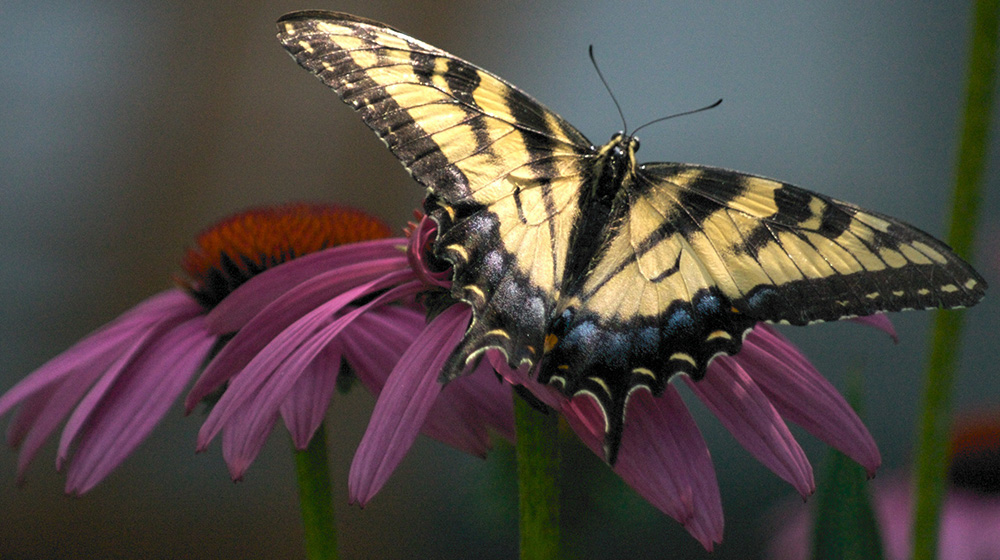
%> input picture image_processing/image_processing/butterfly.jpg, 1000 x 560 px
$ octave image_processing.m   (GNU Octave 9; MATLAB toolbox functions it lacks are replaced by stand-ins)
%> lines starting %> are read from the running program, lines starting %| are printed output that depends on the picture; in (x1, y1, x2, y2) boxes, pixels count from 0 and x2, y2 are one past the last pixel; in counts of white or black regions, pixels touching at a corner belong together; the program's own positions count from 1

%Subject: Image Processing & Recognition

%Damla GOKTAS

%Exercises part I-2

%TASK 1
% Create a 3x2 matrix to represent the pixels
pixels = zeros(3, 2, 3,'uint8'); % 3 rows, 2 columns, 3 channels (RGB)

% Define the colors for each pixel
pixels(1, 1, 1) = 255;       % Red
pixels(1, 2, 2) =  255;       % Green
pixels(2, 1, :) =  255;   % White
pixels(2, 2, :) = 0;         % Black
pixels(3, 1, :) = [255, 255, 0];     % Yellow
pixels(3,2, :) = 128;   % Gray

% Display the image
figure,imagesc(uint8(pixels));


%TASK 2

% Load the color image
rgbImage = imread('butterfly.jpg');
%> rgbImage is the input picture: size 560x1000x3 uint8; mean R, G, B 82.5, 74.3, 70.1

% Method 1: Using arithmetic mean of RGB components
grayImage_arithmetic = uint8(mean(rgbImage, 3));
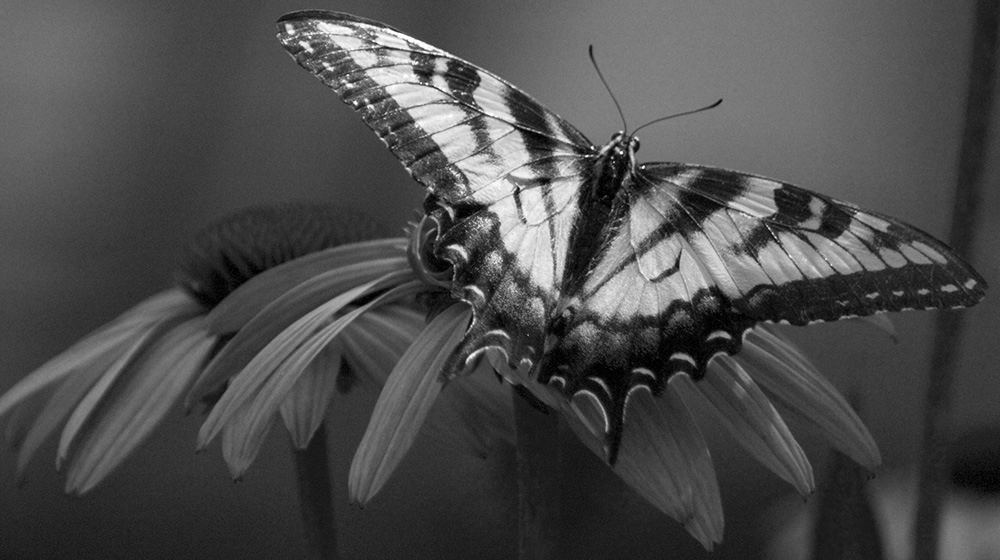
%> grayImage_arithmetic: size 560x1000 uint8; min 0, max 255, mean 75.7

% Method 2: Using weighted factors
grayImage_weighted = uint8(0.2989 * double(rgbImage(:,:,1)) + 0.5870 * double(rgbImage(:,:,2)) + 0.1140 * double(rgbImage(:,:,3)));

% Display the original image and grayscale images side by side
figure;
subplot(1, 3, 1);
imshow(rgbImage);
title('Original Image');

subplot(1, 3, 2);
imshow(grayImage_arithmetic);
title('Grayscale (Arithmetic Mean)');

subplot(1, 3, 3);
imshow(grayImage_weighted);
title('Grayscale (Weighted Factors)');


%TASK 3
% Load the grayscale image
grayImage = imread('butterfly.jpg');

% If the image is color, convert it to grayscale
if size(grayImage, 3) == 3
    grayImage = rgb2gray(grayImage);
end

% Calculate histogram using 256 bins
histogram_custom = histcounts(grayImage(:), 256, 'Normalization', 'probability');
%> histogram_custom = 256 values, max 0.0147 at index 53, min 3.93e-05 at index 256, mean 0.00391

% Calculate histogram using imhist() function
histogram_builtin = imhist(grayImage, 256);
%> histogram_builtin = 256 values, max 8207 at index 53, min 22 at index 256, mean 2187.5

% Plot histograms
figure;
subplot(1, 2, 1);
bar(0:255, histogram_custom);
title('Custom Histogram (256 Bins)');
xlabel('Pixel Intensity');
ylabel('Probability');

subplot(1, 2, 2);
bar(0:255, histogram_builtin);
title('imhist() Function Histogram (256 Bins)');
xlabel('Pixel Intensity');
ylabel('Frequency');
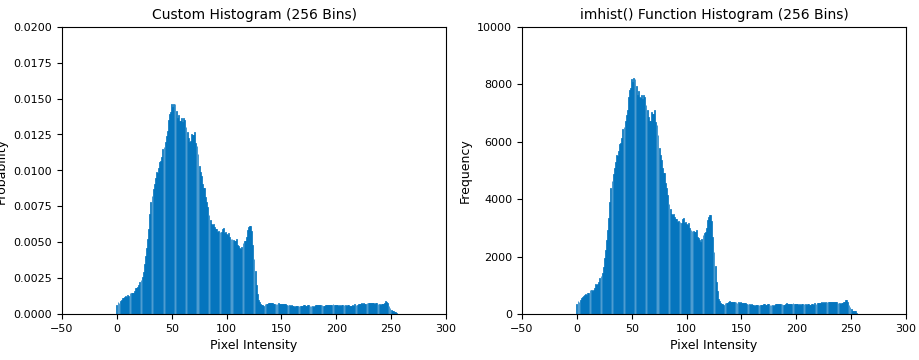
%> figure redrawn from the program's plot data, 2 panels; panel 1: tallest bar 0.0147 high, from x = 51.6 to 52.4; panel 2: tallest bar 8207 high, from x = 51.6 to 52.4

%TASK4
% Load the grayscale image
grayImage = imread('butterfly.jpg');

% If the image is color, convert it to grayscale
if size(grayImage, 3) == 3
    grayImage = rgb2gray(grayImage);
end

% Display the original image
figure;
subplot(1, 2, 1);
imshow(grayImage);
title('Original Image');

% Perform histogram stretching
min_intensity = min(grayImage(:));  % Find minimum intensity
%> min_intensity = 0
max_intensity = max(grayImage(:));  % Find maximum intensity
%> max_intensity = 255

stretchedImage = uint8(((grayImage) - min_intensity) / (max_intensity - min_intensity) * 255);
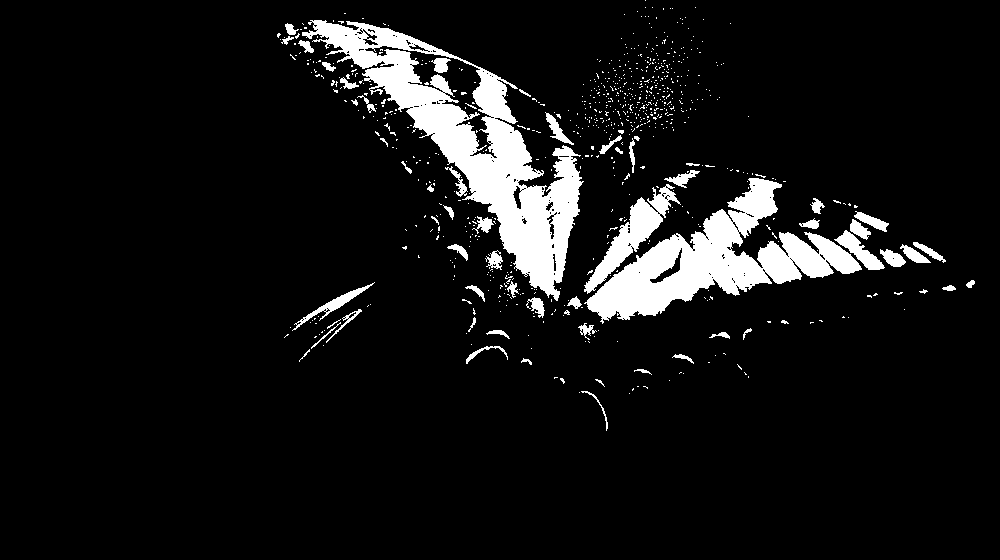
%> stretchedImage: size 560x1000 uint8; 8.1% white; 785 white regions (725 under 20 px), largest, box (x1, y1, x2, y2) and area: (302, 20, 584, 301) 20303, (584, 178, 862, 324) 13954, (584, 184, 681, 294) 2616

% Display the stretched image
subplot(1, 2, 2);
imshow(stretchedImage);
title('Stretched Image');

% Compute histograms
num_bins = 256;
original_hist = zeros(1, num_bins);
stretched_hist = zeros(1, num_bins);

% Compute histogram for the original image
for intensity = 0:num_bins-1
    original_hist(intensity+1) = sum(grayImage(:) == intensity);
end
%> after the loop, original_hist has the same summary as histogram_builtin

% Compute histogram for the stretched image
for intensity = 0:num_bins-1
    stretched_hist(intensity+1) = sum(stretchedImage(:) == intensity);
end
%> after the loop, stretched_hist = 256 values, max 514439 at index 1, min 0 at index 2, mean 2187.5

% Display histograms for comparison
figure;
subplot(1, 2, 1);
bar(0:num_bins-1, original_hist);
title('Original Histogram');

subplot(1, 2, 2);
bar(0:num_bins-1, stretched_hist);
title('Stretched Histogram');
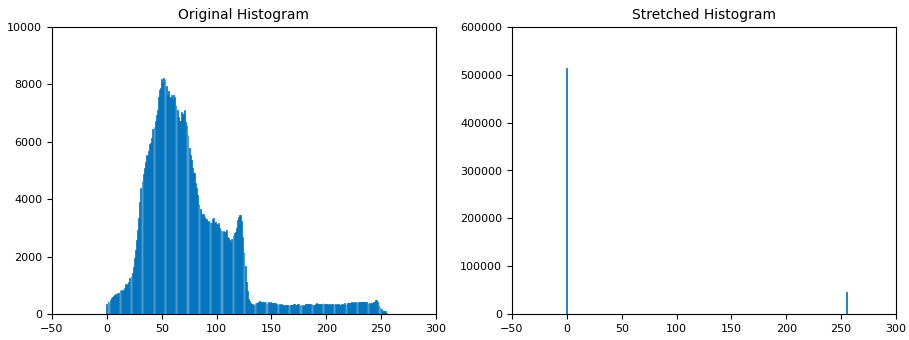
%> figure redrawn from the program's plot data, 2 panels; panel 1: tallest bar 8207 high, from x = 51.6 to 52.4; panel 2: tallest bar 514439 high, from x = -0.4 to 0.4


%TASK 5
% Load the grayscale image
grayImage = imread('butterfly.jpg');

% If the image is color, convert it to grayscale
if size(grayImage, 3) == 3
    grayImage = rgb2gray(grayImage);
end

% Display the original image
figure;
subplot(1, 2, 1);
imshow(grayImage);
title('Original Image');

% Perform histogram equalization
equalizedImage = histeq(grayImage);
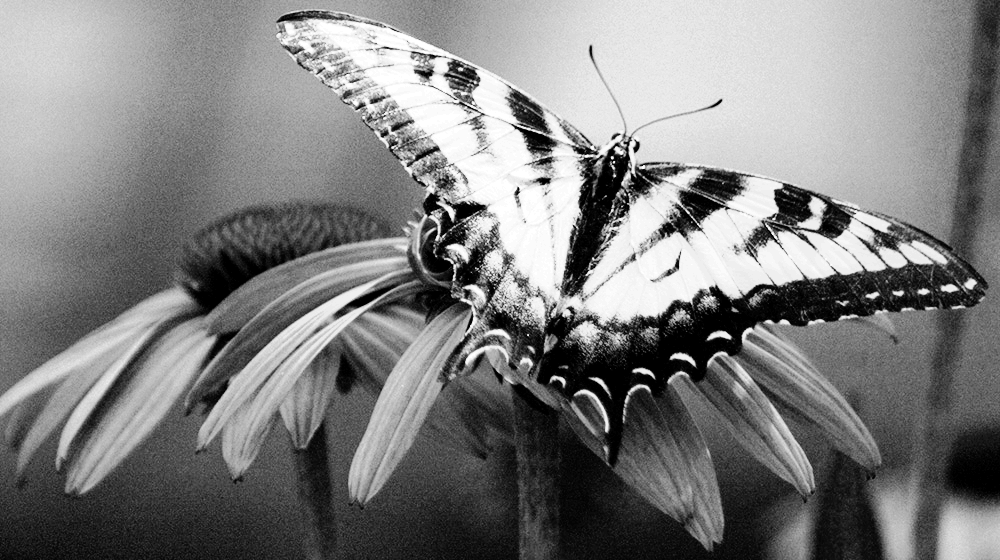
%> equalizedImage: size 560x1000 uint8; min 0, max 255, mean 126.8

% Display the equalized image
subplot(1, 2, 2);
imshow(equalizedImage);
title('Equalized Image');

% Calculate histograms for comparison
num_bins = 256;
original_hist = zeros(1, num_bins);
equalized_hist = zeros(1, num_bins);

% Compute histogram for the original image
for intensity = 0:num_bins-1
    original_hist(intensity+1) = sum(grayImage(:) == intensity);
end

% Compute histogram for the equalized image
for intensity = 0:num_bins-1
    equalized_hist(intensity+1) = sum(equalizedImage(:) == intensity);
end
%> after the loop, equalized_hist = 256 values, max 16250 at index 74, min 0 at index 2, mean 2187.5

% Display histograms for comparison
figure;
subplot(1, 2, 1);
bar(0:num_bins-1, original_hist);
title('Original Histogram');

subplot(1, 2, 2);
bar(0:num_bins-1, equalized_hist);
title('Equalized Histogram');
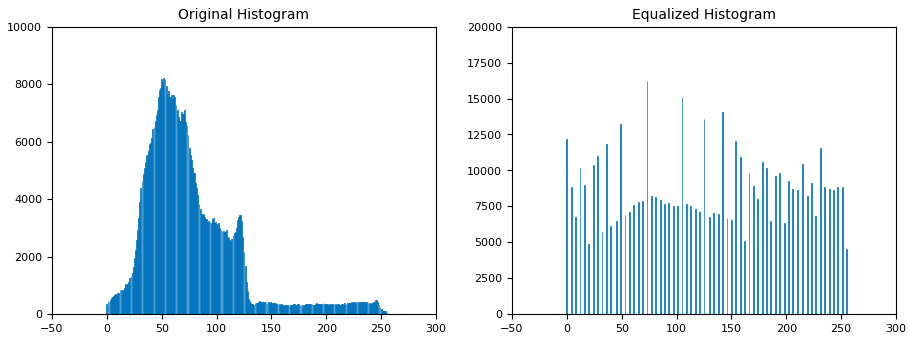
%> figure redrawn from the program's plot data, 2 panels; panel 1: tallest bar 8207 high, from x = 51.6 to 52.4; panel 2: tallest bar 16250 high, from x = 72.6 to 73.4
